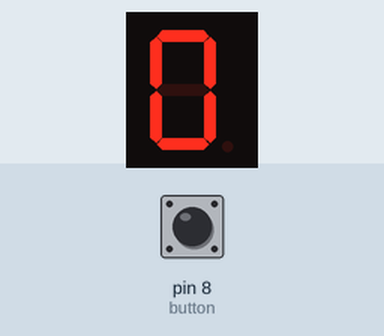
This sketch was run on a simulated Arduino Uno, built with avr-gcc and run on an emulated ATmega328P. Parts: 1-digit seven-segment display. Wiring (inferred from the names in the program): 1-digit 7-segment display, segments lit when LOW: segments pin 1, pin 2, pin 3, pin 4, pin 5, pin 6, pin 7. The test bench sets the inputs (shaded band); at power-on: pin 8 (button) LOW. The segment pins are drawn as the display they are named for.

Above: at 1.8 s.
1.9 s: pin 8 (button) pulled HIGH for 3.2 s
At 6.1 s:
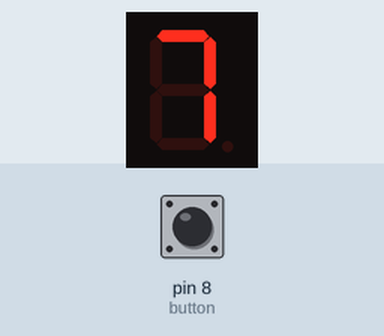
6.6 s: pin 8 (button) pulled HIGH for 0.6 s
At 7.6 s:
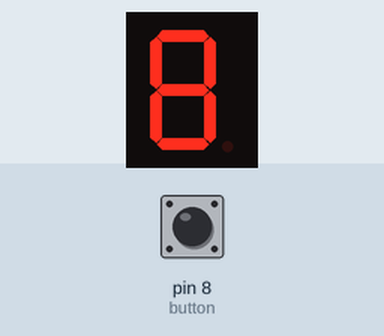
8.7 s: pin 8 (button) pulled HIGH for 1 s
At 9.4 s:
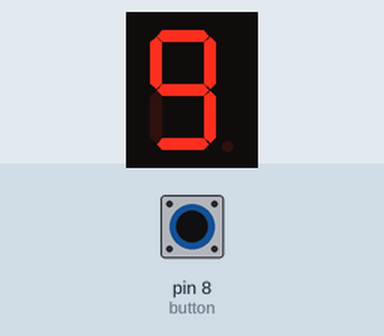
Timing chart, 0 to 11.7 s (numbered marks = the images above; inputs shaded):
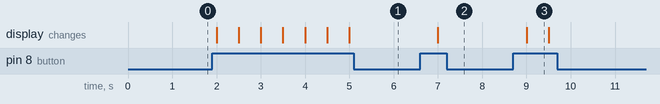

Measured:
- after the input at 1.9 s, the display: first changes after 0.10 s (image 1 shows a later state)
- after the input at 6.6 s, the display: changes after 0.40 s (image 2)
- after the input at 8.7 s, the display: changes after 0.30 s (image 3)
- what the display in image 3 shows lasts 0.5 s, from 9.0 s to 9.5 s

The sketch:

7segment.ino
```cpp
#define A 1
#define B 2
#define C 3
#define D 4
#define E 5
#define F 6
#define G 7
int button = 8;
int count = 0;
int BValue = 0;

void setup()
{
    for (int i = 1; i < 8; i++)
    {
        pinMode(i, OUTPUT);
    }
    pinMode(button, INPUT);

}

void loop()
{
    BValue = digitalRead(button);
    Serial.print(BValue);
    if(BValue == HIGH) {
        count += 1;
        if(count == 10) {
            count = 0;
        }
    }

    switch(count) {
        case 1:
            so1();
            break;
        case 2:
            so2();
            break;
        case 3:
            so3();
            break;
        case 4:
            so4();
            break;
        case 5:
            so5();
            break;
        case 6:
            so6();
            break;
        case 7:
            so7();
            break;
        case 8:
            so8();
            break;
        case 9:
            so9();
            break;
        default:
            so0();
    }
	delay(500);

}

void so0()
{
    // #SO 0
    digitalWrite(A, LOW);
    digitalWrite(B, LOW);
    digitalWrite(C, LOW);
    digitalWrite(D, LOW);
    digitalWrite(E, LOW);
    digitalWrite(F, LOW);
    digitalWrite(G, HIGH);
}

void so1()
{
    // #SO 1
    digitalWrite(A, HIGH);
    digitalWrite(B, LOW);
    digitalWrite(C, LOW);
    digitalWrite(D, HIGH);
    digitalWrite(E, HIGH);
    digitalWrite(F, HIGH);
    digitalWrite(G, HIGH);
}

void so2()
{
    // #SO 2
    digitalWrite(A, LOW);
    digitalWrite(B, LOW);
    digitalWrite(C, HIGH);
    digitalWrite(D, LOW);
    digitalWrite(E, LOW);
    digitalWrite(F, HIGH);
    digitalWrite(G, LOW);
}

void so3()
{
    // #SO 3
    digitalWrite(A, LOW);
    digitalWrite(B, LOW);
    digitalWrite(C, LOW);
    digitalWrite(D, LOW);
    digitalWrite(E, HIGH);
    digitalWrite(F, HIGH);
    digitalWrite(G, LOW);
}

void so4()
{
    // #SO 4
    digitalWrite(A, HIGH);
    digitalWrite(B, LOW);
    digitalWrite(C, LOW);
    digitalWrite(D, HIGH);
    digitalWrite(E, HIGH);
    digitalWrite(F, LOW);
    digitalWrite(G, LOW);
}
void so5()
{
    // #SO 5
    digitalWrite(A, LOW);
    digitalWrite(B, HIGH);
    digitalWrite(C, LOW);
    digitalWrite(D, LOW);
    digitalWrite(E, HIGH);
    digitalWrite(F, LOW);
    digitalWrite(G, LOW);
}
void so6()
{
    // #SO 6
    digitalWrite(A, LOW);
    digitalWrite(B, HIGH);
    digitalWrite(C, LOW);
    digitalWrite(D, LOW);
    digitalWrite(E, LOW);
    digitalWrite(F, LOW);
    digitalWrite(G, LOW);
}
void so7()
{
    // #SO 7
    digitalWrite(A, LOW);
    digitalWrite(B, LOW);
    digitalWrite(C, LOW);
    digitalWrite(D, HIGH);
    digitalWrite(E, HIGH);
    digitalWrite(F, HIGH);
    digitalWrite(G, HIGH);
}
void so8()
{
    // #SO 8
    digitalWrite(A, LOW);
    digitalWrite(B, LOW);
    digitalWrite(C, LOW);
    digitalWrite(D, LOW);
    digitalWrite(E, LOW);
    digitalWrite(F, LOW);
    digitalWrite(G, LOW);
}
void so9()
{
    // #SO 9
    digitalWrite(A, LOW);
    digitalWrite(B, LOW);
    digitalWrite(C, LOW);
    digitalWrite(D, LOW);
    digitalWrite(E, HIGH);
    digitalWrite(F, LOW);
    digitalWrite(G, LOW);
}
```
